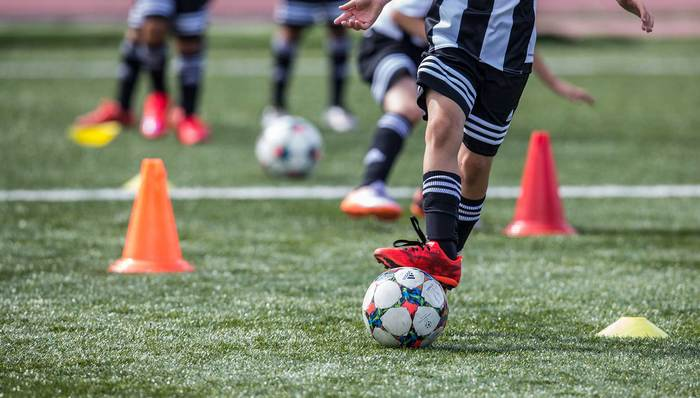
#> input picture trackbar/football.jpg, 700 x 398 px
$ python main.py
#> lines starting #> are read from the running program, lines starting #| are printed output that depends on the picture
import cv2
import numpy as np

def show(value):
    """ On change function show """
    print(value) # display current value
def trackbar_example():
    """ trackbar_example function """
    img = np.zeros((300, 512, 3), np.uint8) # create black img (300 * 512)
    football = cv2.imread("football.jpg") # read football.jpg
#> football is the input picture: shape (398, 700, 3); mean B, G, R 106.4, 127.4, 122.6

    cv2.namedWindow("Color") # namedWindow "Color"

     # create trackbar name (R, G, B) to window "Color" with range 0 - 255 and on change is show(function)
    cv2.createTrackbar("R", "Color", 0, 255, show)
#> slider 'R' is set to 85
    cv2.createTrackbar("G", "Color", 0, 255, show)
#> slider 'G' is set to 85
    cv2.createTrackbar("B", "Color", 0, 255, show)
#> slider 'B' is set to 85

    cv2.namedWindow("Football") # namedWindow "Football"
     # create trackbar name switch to window "Football" with range 0 - 1 and in change is show(function)
    cv2.createTrackbar("Switch", "Football", 0, 1, show)
#> slider 'Switch' is set to 1

    while True:
        r = cv2.getTrackbarPos("R", "Color") # get trackbar "R" value in "Color" window
        g = cv2.getTrackbarPos("G", "Color") # get trackbar "G" value in "Color" window
        b = cv2.getTrackbarPos("B", "Color") # get trackbar "B" value in "Color" window

        img[:] = [b, g, r] # convert img color

        if cv2.getTrackbarPos("Switch", "Football") == 1: # if trackbar "Switch" value in "Football" window = 1
            cv2.imshow("Football" , cv2.cvtColor(football, cv2.COLOR_BGR2GRAY)) # display football as gray scale
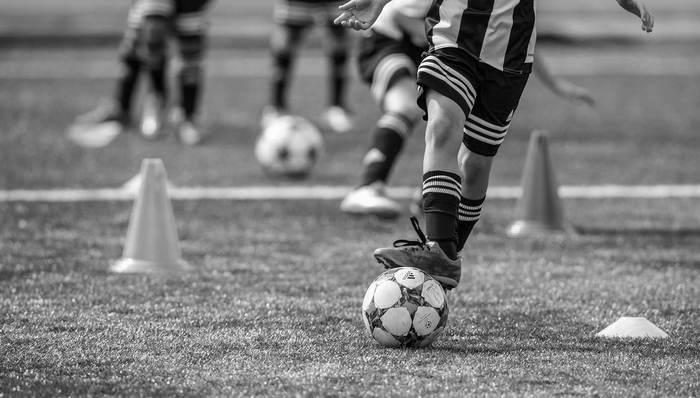
#> window 'Football': shape (398, 700); min 0, max 255, mean 123.6
        else:
            cv2.imshow("Football" , football) # display football

        cv2.imshow("Color", img) # display img

        if cv2.waitKey(1) & 0xFF == ord("q"): # if press "q"
#> (key q is pressed here)
            break # break the loop

    cv2.destroyAllWindows()
trackbar_example()
